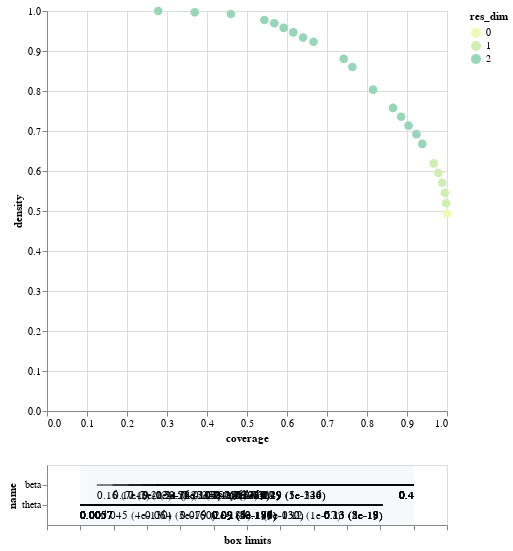

Write notebook code for a chart like this one.
### Markdown cell above
Since we are doing this analysis in a notebook, we can take advantage of the interactivity that the browser offers. A relatively recent addition to the python ecosystem is the library `altair`. Altair can be used to create interactive plots for use in a browser. Altair is an optional dependency for the workbench. If available, we can create the following visual.  

Here we can interactively explore the boxes associated with each point in the density coverage trade-off. It also offers mouse overs for the various points on the trade off curve.

### Code cell
box1.inspect_tradeoff()

### Figure 1 — Vega-Lite specification as saved in the notebook (floating-point values rounded to 4 significant figures)
{"config": {"view": {"continuousWidth": 400, "continuousHeight": 300}}, "vconcat": [{"data": {"name": "data-f56272d0f7c873f40c9fefc87655514a"}, "mark": {"type": "circle", "size": 75}, "encoding": {"color": {"type": "ordinal", "field": "res_dim", "scale": {"range": ["#eff9b6", "#d0edb3", "#97d6b9", "#5dc0c0", "#31a5c2", "#1f80b8", "#2354a3", "#21318d"]}}, "opacity": {"condition": {"value": 1, "selection": "selector002"}, "value": 0.4}, "tooltip": [{"type": "ordinal", "field": "id"}, {"type": "quantitative", "field": "coverage", "format": ".2"}, {"type": "quantitative", "field": "density", "format": ".2"}, {"type": "ordinal", "field": "res_dim"}], "x": {"type": "quantitative", "field": "coverage"}, "y": {"type": "quantitative", "field": "density"}}, "height": 400, "selection": {"selector002": {"type": "single", "fields": ["id"]}}, "width": 400}, {"layer": [{"data": {"name": "data-3dd0d881e15928a0bd9fad2f84d9b28a"}, "mark": "rule", "encoding": {"x": {"type": "quantitative", "axis": {"grid": false, "labels": false, "title": "box limits"}, "field": "x_lower", "scale": {"domain": [0, 1], "padding": 0.1}}, "x2": {"field": "x_upper"}, "y": {"type": "nominal", "field": "name", "scale": {"padding": 1.0}}}, "transform": [{"calculate": "(datum.x1-datum.minimum)/(datum.maximum-datum.minimum)", "as": "x_lower"}, {"calculate": "(datum.x2-datum.minimum)/(datum.maximum-datum.minimum)", "as": "x_upper"}, {"filter": {"selection": "selector002"}}], "width": 400}, {"data": {"name": "data-3dd0d881e15928a0bd9fad2f84d9b28a"}, "mark": {"type": "text", "align": "left", "baseline": "top", "dy": 5}, "encoding": {"text": {"type": "ordinal", "field": "text"}, "x": {"type": "quantitative", "axis": {"grid": false, "labels": false, "title": "box limits"}, "field": "x_lower", "scale": {"domain": [0, 1], "padding": 0.1}}, "x2": {"field": "x_upper"}, "y": {"type": "nominal", "field": "name", "scale": {"padding": 1.0}}}, "transform": [{"calculate": "(datum.x1-datum.minimum)/(datum.maximum-datum.minimum)", "as": "x_lower"}, {"calculate": "(datum.x2-datum.minimum)/(datum.maximum-datum.minimum)", "as": "x_upper"}, {"filter": {"selection": "selector002"}}, {"calculate": "datum.qp_lower>0?format(datum.x1, \".2\")+\" (\"+format(datum.qp_lower, \".1~g\")+\")\" :format(datum.x1, \".2\")", "as": "text"}], "width": 400}, {"data": {"name": "data-3dd0d881e15928a0bd9fad2f84d9b28a"}, "mark": {"type": "text", "align": "right", "baseline": "top", "dy": 5}, "encoding": {"text": {"type": "ordinal", "field": "text"}, "x": {"type": "quantitative", "field": "x_upper"}, "x2": {"field": "x_upper"}, "y": {"type": "nominal", "field": "name", "scale": {"padding": 1.0}}}, "transform": [{"calculate": "(datum.x1-datum.minimum)/(datum.maximum-datum.minimum)", "as": "x_lower"}, {"calculate": "(datum.x2-datum.minimum)/(datum.maximum-datum.minimum)", "as": "x_upper"}, {"filter": {"selection": "selector002"}}, {"calculate": "datum.qp_upper>0?format(datum.x2, \".2\")+\" (\"+format(datum.qp_upper, \".1\")+\")\" :format(datum.x2, \".2\")", "as": "text"}], "width": 400}, {"data": {"name": "data-bb8d07f6df3d47a6a475317795287b23"}, "mark": {"type": "rect", "opacity": 0.05}, "encoding": {"x": {"type": "quantitative", "field": "start"}, "x2": {"field": "end"}}}, {"data": {"name": "data-d751713988987e9331980363e24189ce"}, "mark": "point", "encoding": {"x": {"type": "quantitative", "field": "x"}, "y": {"type": "nominal", "field": "name"}}, "transform": [{"filter": {"selection": "selector002"}}], "width": 400}, {"data": {"name": "data-d751713988987e9331980363e24189ce"}, "mark": {"type": "text", "align": "center", "baseline": "top", "dy": 5}, "encoding": {"text": {"type": "nominal", "field": "item"}, "x": {"type": "quantitative", "field": "x"}, "y": {"type": "nominal", "field": "name"}}, "transform": [{"filter": {"selection": "selector002"}}], "width": 400}]}], "$schema": "https://vega.github.io/schema/vega-lite/v4.8.1.json", "datasets": {"data-f56272d0f7c873f40c9fefc87655514a": [{"coverage": 1.0, "density": 0.4944, "id": 0, "mass": 1.0, "mean": 0.4944, "res_dim": 0}, {"coverage": 0.9978, "density": 0.5193, "id": 1, "mass": 0.95, "mean": 0.5193, "res_dim": 1}, {"coverage": 0.9945, "density": 0.5451, "id": 2, "mass": 0.902, "mean": 0.5451, "res_dim": 1}, {"coverage": 0.9881, "density": 0.5707, "id": 3, "mass": 0.856, "mean": 0.5707, "res_dim": 1}, {"coverage": 0.9784, "density": 0.595, "id": 4, "mass": 0.813, "mean": 0.595, "res_dim": 1}, {"coverage": 0.9668, "density": 0.6192, "id": 5, "mass": 0.772, "mean": 0.6192, "res_dim": 1}, {"coverage": 0.9383, "density": 0.6677, "id": 6, "mass": 0.6948, "mean": 0.6677, "res_dim": 2}, {"coverage": 0.9235, "density": 0.6921, "id": 7, "mass": 0.6597, "mean": 0.6921, "res_dim": 2}, {"coverage": 0.9039, "density": 0.7134, "id": 8, "mass": 0.6264, "mean": 0.7134, "res_dim": 2}, {"coverage": 0.8851, "density": 0.7356, "id": 9, "mass": 0.5949, "mean": 0.7356, "res_dim": 2}, {"coverage": 0.8649, "density": 0.7578, "id": 10, "mass": 0.5643, "mean": 0.7578, "res_dim": 2}, {"coverage": 0.8151, "density": 0.8034, "id": 11, "mass": 0.5016, "mean": 0.8034, "res_dim": 2}, {"coverage": 0.7636, "density": 0.8601, "id": 12, "mass": 0.4389, "mean": 0.8601, "res_dim": 2}, {"coverage": 0.7417, "density": 0.8804, "id": 13, "mass": 0.4165, "mean": 0.8804, "res_dim": 2}, {"coverage": 0.6665, "density": 0.923, "id": 14, "mass": 0.357, "mean": 0.923, "res_dim": 2}, {"coverage": 0.6402, "density": 0.9336, "id": 15, "mass": 0.339, "mean": 0.9336, "res_dim": 2}, {"coverage": 0.6157, "density": 0.9465, "id": 16, "mass": 0.3216, "mean": 0.9465, "res_dim": 2}, {"coverage": 0.5916, "density": 0.9578, "id": 17, "mass": 0.3054, "mean": 0.9578, "res_dim": 2}, {"coverage": 0.5682, "density": 0.9693, "id": 18, "mass": 0.2898, "mean": 0.9693, "res_dim": 2}, {"coverage": 0.5433, "density": 0.9774, "id": 19, "mass": 0.2748, "mean": 0.9774, "res_dim": 2}, {"coverage": 0.4597, "density": 0.9926, "id": 20, "mass": 0.229, "mean": 0.9926, "res_dim": 2}, {"coverage": 0.3693, "density": 0.9967, "id": 21, "mass": 0.1832, "mean": 0.9967, "res_dim": 2}, {"coverage": 0.2779, "density": 1.0, "id": 22, "mass": 0.1374, "mean": 1.0, "res_dim": 2}], "data-3dd0d881e15928a0bd9fad2f84d9b28a": [{"x1": 0.1625, "x2": 0.3998, "name": "beta", "id": 1, "minimum": 0.1502, "maximum": 0.3998, "qp_lower": 6.595e-07, "qp_upper": -1.0}, {"x1": 0.1744, "x2": 0.3998, "name": "beta", "id": 2, "minimum": 0.1502, "maximum": 0.3998, "qp_lower": 3.012e-22, "qp_upper": -1.0}, {"x1": 0.186, "x2": 0.3998, "name": "beta", "id": 3, "minimum": 0.1502, "maximum": 0.3998, "qp_lower": 1.354e-45, "qp_upper": -1.0}, {"x1": 0.1967, "x2": 0.3998, "name": "beta", "id": 4, "minimum": 0.1502, "maximum": 0.3998, "qp_lower": 3.462e-74, "qp_upper": -1.0}, {"x1": 0.207, "x2": 0.3998, "name": "beta", "id": 5, "minimum": 0.1502, "maximum": 0.3998, "qp_lower": 1.139e-107, "qp_upper": -1.0}, {"x1": 0.207, "x2": 0.3998, "name": "beta", "id": 6, "minimum": 0.1502, "maximum": 0.3998, "qp_lower": 5.648e-114, "qp_upper": -1.0}, {"x1": 0.005696, "x2": 0.1349, "name": "theta", "id": 6, "minimum": 0.005696, "maximum": 0.1481, "qp_lower": -1.0, "qp_upper": 2.452e-17}, {"x1": 0.2168, "x2": 0.3998, "name": "beta", "id": 7, "minimum": 0.1502, "maximum": 0.3998, "qp_lower": 6.63e-152, "qp_upper": -1.0}, {"x1": 0.005696, "x2": 0.1349, "name": "theta", "id": 7, "minimum": 0.005696, "maximum": 0.1481, "qp_lower": -1.0, "qp_upper": 5.227e-18}, {"x1": 0.226, "x2": 0.3998, "name": "beta", "id": 8, "minimum": 0.1502, "maximum": 0.3998, "qp_lower": 2.741e-186, "qp_upper": -1.0}, {"x1": 0.005696, "x2": 0.1349, "name": "theta", "id": 8, "minimum": 0.005696, "maximum": 0.1481, "qp_lower": -1.0, "qp_upper": 2.52e-18}, {"x1": 0.2347, "x2": 0.3998, "name": "beta", "id": 9, "minimum": 0.1502, "maximum": 0.3998, "qp_lower": 1.125e-224, "qp_upper": -1.0}, {"x1": 0.005696, "x2": 0.1349, "name": "theta", "id": 9, "minimum": 0.005696, "maximum": 0.1481, "qp_lower": -1.0, "qp_upper": 7.725e-19}, {"x1": 0.2432, "x2": 0.3998, "name": "beta", "id": 10, "minimum": 0.1502, "maximum": 0.3998, "qp_lower": 1.159e-264, "qp_upper": -1.0}, {"x1": 0.005696, "x2": 0.1349, "name": "theta", "id": 10, "minimum": 0.005696, "maximum": 0.1481, "qp_lower": -1.0, "qp_upper": 2.19e-19}, {"x1": 0.2432, "x2": 0.3998, "name": "beta", "id": 11, "minimum": 0.1502, "maximum": 0.3998, "qp_lower": 9.324e-269, "qp_upper": -1.0}, {"x1": 0.005696, "x2": 0.1169, "name": "theta", "id": 11, "minimum": 0.005696, "maximum": 0.1481, "qp_lower": -1.0, "qp_upper": 1.192e-57}, {"x1": 0.2432, "x2": 0.3998, "name": "beta", "id": 12, "minimum": 0.1502, "maximum": 0.3998, "qp_lower": 3.513e-283, "qp_upper": -1.0}, {"x1": 0.005696, "x2": 0.1015, "name": "theta", "id": 12, "minimum": 0.005696, "maximum": 0.1481, "qp_lower": -1.0, "qp_upper": 4.188e-130}, {"x1": 0.2512, "x2": 0.3998, "name": "beta", "id": 13, "minimum": 0.1502, "maximum": 0.3998, "qp_lower": 1.067e-321, "qp_upper": -1.0}, {"x1": 0.005696, "x2": 0.1015, "name": "theta", "id": 13, "minimum": 0.005696, "maximum": 0.1481, "qp_lower": -1.0, "qp_upper": 1.376e-132}, {"x1": 0.2512, "x2": 0.3998, "name": "beta", "id": 14, "minimum": 0.1502, "maximum": 0.3998, "qp_lower": 5.809e-314, "qp_upper": -1.0}, {"x1": 0.005696, "x2": 0.08959, "name": "theta", "id": 14, "minimum": 0.005696, "maximum": 0.1481, "qp_lower": -1.0, "qp_upper": 6.04e-197}, {"x1": 0.2588, "x2": 0.3998, "name": "beta", "id": 15, "minimum": 0.1502, "maximum": 0.3998, "qp_lower": 0.0, "qp_upper": -1.0}, {"x1": 0.005696, "x2": 0.08959, "name": "theta", "id": 15, "minimum": 0.005696, "maximum": 0.1481, "qp_lower": -1.0, "qp_upper": 4.903e-189}, {"x1": 0.2659, "x2": 0.3998, "name": "beta", "id": 16, "minimum": 0.1502, "maximum": 0.3998, "qp_lower": 0.0, "qp_upper": -1.0}, {"x1": 0.005696, "x2": 0.08959, "name": "theta", "id": 16, "minimum": 0.005696, "maximum": 0.1481, "qp_lower": -1.0, "qp_upper": 7.492e-185}, {"x1": 0.2727, "x2": 0.3998, "name": "beta", "id": 17, "minimum": 0.1502, "maximum": 0.3998, "qp_lower": 0.0, "qp_upper": -1.0}, {"x1": 0.005696, "x2": 0.08959, "name": "theta", "id": 17, "minimum": 0.005696, "maximum": 0.1481, "qp_lower": -1.0, "qp_upper": 5.028e-180}, {"x1": 0.2792, "x2": 0.3998, "name": "beta", "id": 18, "minimum": 0.1502, "maximum": 0.3998, "qp_lower": 0.0, "qp_upper": -1.0}, {"x1": 0.005696, "x2": 0.08959, "name": "theta", "id": 18, "minimum": 0.005696, "maximum": 0.1481, "qp_lower": -1.0, "qp_upper": 2.583e-176}, {"x1": 0.2854, "x2": 0.3998, "name": "beta", "id": 19, "minimum": 0.1502, "maximum": 0.3998, "qp_lower": 0.0, "qp_upper": -1.0}, {"x1": 0.005696, "x2": 0.08959, "name": "theta", "id": 19, "minimum": 0.005696, "maximum": 0.1481, "qp_lower": -1.0, "qp_upper": 2.767e-170}, {"x1": 0.2854, "x2": 0.3998, "name": "beta", "id": 20, "minimum": 0.1502, "maximum": 0.3998, "qp_lower": 5e-324, "qp_upper": -1.0}, {"x1": 0.005696, "x2": 0.07872, "name": "theta", "id": 20, "minimum": 0.005696, "maximum": 0.1481, "qp_lower": -1.0, "qp_upper": 2.423e-184}, {"x1": 0.2854, "x2": 0.3998, "name": "beta", "id": 21, "minimum": 0.1502, "maximum": 0.3998, "qp_lower": 1.476e-230, "qp_upper": -1.0}, {"x1": 0.005696, "x2": 0.06385, "name": "theta", "id": 21, "minimum": 0.005696, "maximum": 0.1481, "qp_lower": -1.0, "qp_upper": 2.933e-160}, {"x1": 0.2854, "x2": 0.3998, "name": "beta", "id": 22, "minimum": 0.1502, "maximum": 0.3998, "qp_lower": 3.44e-146, "qp_upper": -1.0}, {"x1": 0.005696, "x2": 0.04489, "name": "theta", "id": 22, "minimum": 0.005696, "maximum": 0.1481, "qp_lower": -1.0, "qp_upper": 3.799e-130}], "data-bb8d07f6df3d47a6a475317795287b23": [{"start": 0, "end": 1}], "data-d751713988987e9331980363e24189ce": []}}
